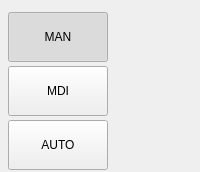
             <widget class="QWidget" name="widget_mode" native="true">
              <layout class="QVBoxLayout" name="verticalLayout_31">
               <property name="spacing">
                <number>4</number>
               </property>
               <property name="leftMargin">
                <number>8</number>
               </property>
               <property name="topMargin">
                <number>12</number>
               </property>
               <property name="rightMargin">
                <number>8</number>
               </property>
               <property name="bottomMargin">
                <number>2</number>
               </property>
               <item>
                <widget class="ActionButton" name="manual_mode_button">
                 <property name="sizePolicy">
                  <sizepolicy hsizetype="Preferred" vsizetype="Preferred">
                   <horstretch>0</horstretch>
                   <verstretch>0</verstretch>
                  </sizepolicy>
                 </property>
                 <property name="minimumSize">
                  <size>
                   <width>100</width>
                   <height>50</height>
                  </size>
                 </property>
                 <property name="maximumSize">
                  <size>
                   <width>100</width>
                   <height>16777215</height>
                  </size>
                 </property>
                 <property name="toolTip">
                  <string>Set to Manual mode</string>
                 </property>
                 <property name="text">
                  <string>MAN</string>
                 </property>
                 <property name="checkable">
                  <bool>true</bool>
                 </property>
                 <property name="checked">
                  <bool>true</bool>
                 </property>
                 <property name="autoExclusive">
                  <bool>true</bool>
                 </property>
                 <property name="flat">
                  <bool>false</bool>
                 </property>
                 <property name="indicator_option" stdset="0">
                  <bool>false</bool>
                 </property>
                 <property name="indicator_HAL_pin_option" stdset="0">
                  <bool>false</bool>
                 </property>
                 <property name="indicator_status_option" stdset="0">
                  <bool>false</bool>
                 </property>
                 <property name="python_command_option" stdset="0">
                  <bool>true</bool>
                 </property>
                 <property name="on_color" stdset="0">
                  <color>
                   <red>0</red>
                   <green>255</green>
                   <blue>0</blue>
                  </color>
                 </property>
                 <property name="shape_option" stdset="0">
                  <number>1</number>
                 </property>
                 <property name="indicator_size" stdset="0">
                  <double>0.200000000000000</double>
                 </property>
                 <property name="right_edge_offset" stdset="0">
                  <double>6.000000000000000</double>
                 </property>
                 <property name="top_edge_offset" stdset="0">
                  <double>20.000000000000000</double>
                 </property>
                 <property name="true_python_cmd_string" stdset="0">
                  <string>INSTANCE.stackedWidget_gcode.setCurrentIndex(0)</string>
                 </property>
                 <property name="false_python_cmd_string" stdset="0">
                  <string/>
                 </property>
                 <property name="is_manual_status" stdset="0">
                  <bool>true</bool>
                 </property>
                 <property name="manual_action" stdset="0">
                  <bool>true</bool>
                 </property>
                 <property name="template_label_option" stdset="0">
                  <bool>false</bool>
                 </property>
                 <property name="joint_number" stdset="0">
                  <number>0</number>
                 </property>
                 <property name="incr_imperial_number" stdset="0">
                  <double>0.010000000000000</double>
                 </property>
                 <property name="incr_mm_number" stdset="0">
                  <double>0.025000000000000</double>
                 </property>
                 <property name="incr_angular_number" stdset="0">
                  <double>-1.000000000000000</double>
                 </property>
                 <property name="toggle_float_option" stdset="0">
                  <bool>false</bool>
                 </property>
                 <property name="float_num" stdset="0">
                  <double>100.000000000000000</double>
                 </property>
                 <property name="float_alt_num" stdset="0">
                  <double>50.000000000000000</double>
                 </property>
                 <property name="view_type_string" stdset="0">
                  <string>P</string>
                 </property>
                 <property name="command_text_string" stdset="0">
                  <string/>
                 </property>
                 <property name="ini_mdi_number" stdset="0">
                  <number>0</number>
                 </property>
                 <property name="textTemplate" stdset="0">
                  <string>%1.3f in</string>
                 </property>
                 <property name="alt_textTemplate" stdset="0">
                  <string>%1.2f mm</string>
                 </property>
                 <attribute name="buttonGroup">
                  <string notr="true">mode_buttonGroup</string>
                 </attribute>
                </widget>
               </item>
               <item>
                <widget class="ActionButton" name="mdi_mode_button">
                 <property name="sizePolicy">
                  <sizepolicy hsizetype="Preferred" vsizetype="Preferred">
                   <horstretch>0</horstretch>
                   <verstretch>0</verstretch>
                  </sizepolicy>
                 </property>
                 <property name="minimumSize">
                  <size>
                   <width>100</width>
                   <height>50</height>
                  </size>
                 </property>
                 <property name="maximumSize">
                  <size>
                   <width>100</width>
                   <height>16777215</height>
                  </size>
                 </property>
                 <property name="toolTip">
                  <string>Set to MDI mode</string>
                 </property>
                 <property name="text">
                  <string>MDI</string>
                 </property>
                 <property name="checkable">
                  <bool>true</bool>
                 </property>
                 <property name="autoExclusive">
                  <bool>true</bool>
                 </property>
                 <property name="flat">
                  <bool>false</bool>
                 </property>
                 <property name="indicator_option" stdset="0">
                  <bool>false</bool>
                 </property>
                 <property name="indicator_HAL_pin_option" stdset="0">
                  <bool>false</bool>
                 </property>
                 <property name="indicator_status_option" stdset="0">
                  <bool>false</bool>
                 </property>
                 <property name="python_command_option" stdset="0">
                  <bool>true</bool>
                 </property>
                 <property name="on_color" stdset="0">
                  <color>
                   <red>0</red>
                   <green>255</green>
                   <blue>0</blue>
                  </color>
                 </property>
                 <property name="shape_option" stdset="0">
                  <number>1</number>
                 </property>
                 <property name="indicator_size" stdset="0">
                  <double>0.200000000000000</double>
                 </property>
                 <property name="right_edge_offset" stdset="0">
                  <double>6.000000000000000</double>
                 </property>
                 <property name="top_edge_offset" stdset="0">
                  <double>20.000000000000000</double>
                 </property>
                 <property name="true_python_cmd_string" stdset="0">
                  <string>INSTANCE.stackedWidget_gcode.setCurrentIndex(1)</string>
                 </property>
                 <property name="false_python_cmd_string" stdset="0">
                  <string/>
                 </property>
                 <property name="is_mdi_status" stdset="0">
                  <bool>true</bool>
                 </property>
                 <property name="mdi_action" stdset="0">
                  <bool>true</bool>
                 </property>
                 <property name="template_label_option" stdset="0">
                  <bool>false</bool>
                 </property>
                 <property name="joint_number" stdset="0">
                  <number>0</number>
                 </property>
                 <property name="incr_imperial_number" stdset="0">
                  <double>0.010000000000000</double>
                 </property>
                 <property name="incr_mm_number" stdset="0">
                  <double>0.025000000000000</double>
                 </property>
                 <property name="incr_angular_number" stdset="0">
                  <double>-1.000000000000000</double>
                 </property>
                 <property name="toggle_float_option" stdset="0">
                  <bool>false</bool>
                 </property>
                 <property name="float_num" stdset="0">
                  <double>100.000000000000000</double>
                 </property>
                 <property name="float_alt_num" stdset="0">
                  <double>50.000000000000000</double>
                 </property>
                 <property name="view_type_string" stdset="0">
                  <string>P</string>
                 </property>
                 <property name="command_text_string" stdset="0">
                  <string/>
                 </property>
                 <property name="ini_mdi_number" stdset="0">
                  <number>0</number>
                 </property>
                 <property name="textTemplate" stdset="0">
                  <string>%1.3f in</string>
                 </property>
                 <property name="alt_textTemplate" stdset="0">
                  <string>%1.2f mm</string>
                 </property>
                 <attribute name="buttonGroup">
                  <string notr="true">mode_buttonGroup</string>
                 </attribute>
                </widget>
               </item>
               <item>
                <widget class="ActionButton" name="auto_mode_button">
                 <property name="sizePolicy">
                  <sizepolicy hsizetype="Preferred" vsizetype="Preferred">
                   <horstretch>0</horstretch>
                   <verstretch>0</verstretch>
                  </sizepolicy>
                 </property>
                 <property name="minimumSize">
                  <size>
                   <width>100</width>
                   <height>50</height>
                  </size>
                 </property>
                 <property name="maximumSize">
                  <size>
                   <width>100</width>
                   <height>16777215</height>
                  </size>
                 </property>
                 <property name="toolTip">
                  <string>Set to Auto mode</string>
                 </property>
                 <property name="text">
                  <string>AUTO</string>
                 </property>
                 <property name="checkable">
                  <bool>true</bool>
                 </property>
                 <property name="autoExclusive">
                  <bool>true</bool>
                 </property>
                 <property name="flat">
                  <bool>false</bool>
                 </property>
                 <property name="indicator_option" stdset="0">
                  <bool>false</bool>
                 </property>
                 <property name="indicator_HAL_pin_option" stdset="0">
                  <bool>false</bool>
                 </property>
                 <property name="indicator_status_option" stdset="0">
                  <bool>false</bool>
                 </property>
                 <property name="python_command_option" stdset="0">
                  <bool>true</bool>
                 </property>
                 <property name="on_color" stdset="0">
                  <color>
                   <red>0</red>
                   <green>255</green>
                   <blue>0</blue>
                  </color>
                 </property>
                 <property name="shape_option" stdset="0">
                  <number>1</number>
                 </property>
                 <property name="indicator_size" stdset="0">
                  <double>0.200000000000000</double>
                 </property>
                 <property name="right_edge_offset" stdset="0">
                  <double>6.000000000000000</double>
                 </property>
                 <property name="top_edge_offset" stdset="0">
                  <double>20.000000000000000</double>
                 </property>
                 <property name="true_python_cmd_string" stdset="0">
                  <string>INSTANCE.stackedWidget_gcode.setCurrentIndex(0)</string>
                 </property>
                 <property name="false_python_cmd_string" stdset="0">
                  <string/>
                 </property>
                 <property name="is_auto_status" stdset="0">
                  <bool>true</bool>
                 </property>
                 <property name="auto_action" stdset="0">
                  <bool>true</bool>
                 </property>
                 <property name="template_label_option" stdset="0">
                  <bool>false</bool>
                 </property>
                 <property name="joint_number" stdset="0">
                  <number>0</number>
                 </property>
                 <property name="incr_imperial_number" stdset="0">
                  <double>0.010000000000000</double>
                 </property>
                 <property name="incr_mm_number" stdset="0">
                  <double>0.025000000000000</double>
                 </property>
                 <property name="incr_angular_number" stdset="0">
                  <double>-1.000000000000000</double>
                 </property>
                 <property name="toggle_float_option" stdset="0">
                  <bool>false</bool>
                 </property>
                 <property name="float_num" stdset="0">
                  <double>100.000000000000000</double>
                 </property>
                 <property name="float_alt_num" stdset="0">
                  <double>50.000000000000000</double>
                 </property>
                 <property name="view_type_string" stdset="0">
                  <string>P</string>
                 </property>
                 <property name="command_text_string" stdset="0">
                  <string/>
                 </property>
                 <property name="ini_mdi_number" stdset="0">
                  <number>0</number>
                 </property>
                 <property name="textTemplate" stdset="0">
                  <string>%1.3f in</string>
                 </property>
                 <property name="alt_textTemplate" stdset="0">
                  <string>%1.2f mm</string>
                 </property>
                 <attribute name="buttonGroup">
                  <string notr="true">mode_buttonGroup</string>
                 </attribute>
                </widget>
               </item>
              </layout>
             </widget>
